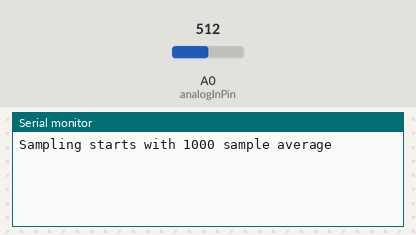
Recording of a sketch running on a simulated Arduino Uno, built with avr-gcc and run on an emulated ATmega328P. Parts: the last lines printed to the serial monitor. Inputs (shaded band) come from the test bench; at power-on: A0 (analogInPin) = 512.

Above: at 1.2 s.
1.3 s: A0 (analogInPin) set to 716
At 3.4 s:
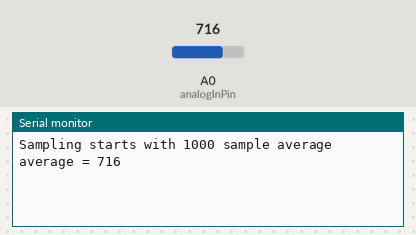
4.3 s: A0 (analogInPin) set to 900
At 4.3 s:
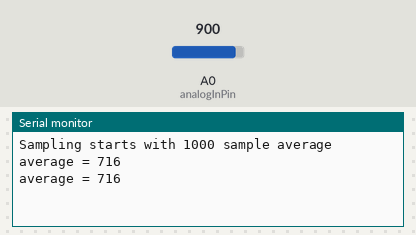

The sketch:

AnalogAvgSampler.ino
```cpp
const int analogInPin = A0;  // Analog input pin that the potentiometer is attached to
int sensorValue = 0;        // value read from the pot
int cnt = 0;
int sum = 0;
const int avg = 1000;

void setup()
{
	Serial.begin(9600);
	Serial.print("Sampling starts with ");
	Serial.print(avg);
	Serial.println(" sample average");
	// initialize serial communications at 9600 bps:
}

void loop()
{
	sensorValue = analogRead(analogInPin);
	sum += sensorValue;
	cnt ++;
	if( cnt == avg){
		Serial.print("average = ");
	 	Serial.println(sensorValue);
	 	//Serial.println();
	 	sum=0;
	 	cnt=0;
	}
	delay(2);

}
```

Measured:
- after the input at 1.3 s, the serial monitor: prints a new line after 0.81 s (image 1)
